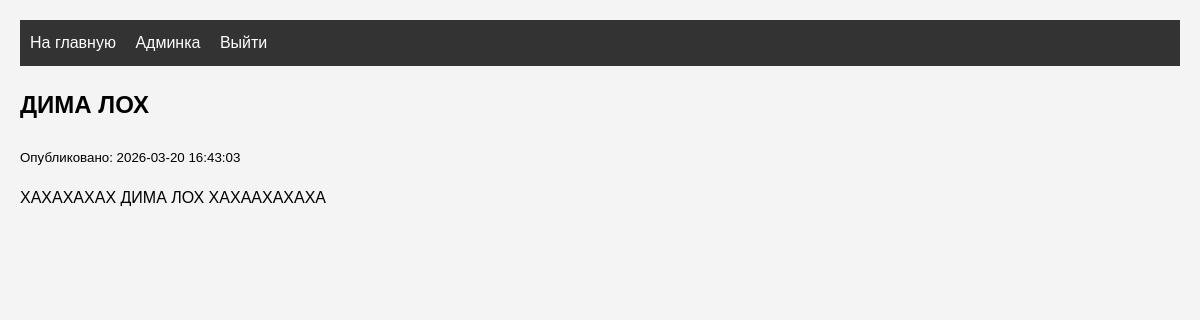
Page /post/1 (signed in) on the committed database.
### tables this page shows
CREATE TABLE posts(
            id INTEGER PRIMARY KEY AUTOINCREMENT,
            title TEXT NOT NULL,
            content TEXT NOT NULL,
            created_at TIMESTAMP DEFAULT CURRENT_TIMESTAMP
        );

### app.py (the view)
@app.route('/post/<int:post_id>')
def show_post(post_id):
    db_path = os.getenv('DATABASE_PATH', 'blog.db')
    conn = sqlite3.connect(db_path)
    cursor = conn.cursor()
    cursor.execute('SELECT id, title, content, created_at FROM posts WHERE id = ?', (post_id,))
    post = cursor.fetchone()
    conn.close()
    if post:
        return render_template('post.html', post=post)
    else:
        return render_template('404.html'), 404

### app.py (called while the page is built)
@login_manager.user_loader
def load_user(user_id):
    return User.get(user_id)

    @staticmethod
    def get(user_id):
        conn = sqlite3.connect(os.getenv('DATABASE_PATH', 'blog.db'))
        cursor = conn.cursor()
        cursor.execute('SELECT id, username, password_hash FROM users WHERE id = ?', (user_id,))
        user_data = cursor.fetchone()
        conn.close()
        if user_data:
            return User(user_data[0], user_data[1], user_data[2])
        return None

### templates/post.html (shortened to what this page needs)
<!DOCTYPE html>
<html>
<head>
    <link rel="stylesheet" href="{{ url_for('static', filename='style.css') }}">
</head>
<body>
    <nav>
        <a href="{{ url_for('index') }}">На главную</a>
        {% if current_user.is_authenticated %}
            <a href="{{ url_for('admin') }}">Админка</a>
            <a href="{{ url_for('logout') }}">Выйти</a>
        {% else %}
            <a href="{{ url_for('login') }}">Войти</a>
        {% endif %}
    </nav>
    <article>
        <h1>{{ post[1] }}</h1>
        <p><small>Опубликовано: {{ post[3] }}</small></p>
        <div>
            {{ post[2] }}
        </div>
    </article>
</body>
</html>

### static/style.css (style rules this page uses)
body { font-family: Arial, sans-serif; line-height: 1.6; margin: 0; padding: 20px; background-color: #f4f4f4; }
nav { background-color: #333; color: white; padding: 10px; margin-bottom: 20px; }
nav a { color: white; text-decoration: none; margin-right: 15px; }

### rows in the picture
posts: title "ДИМА ЛОХ", created_at "2026-03-20 16:43:03", content "ХАХАХАХАХ ДИМА ЛОХ ХАХААХАХАХА"
